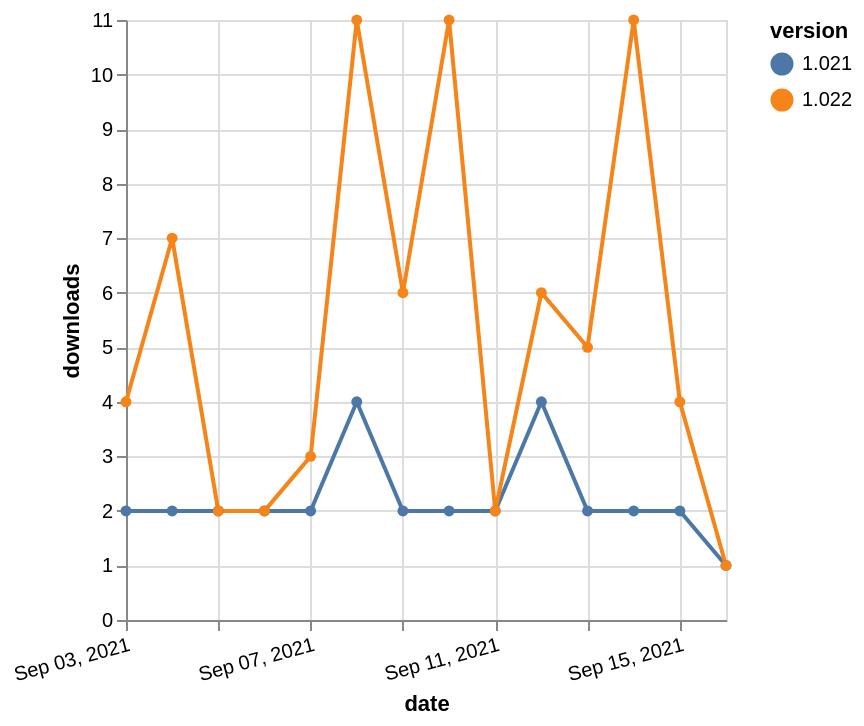

Specify this chart in Vega-Lite:
### Vega-Lite specification from a JSON file in a GitHub repository (floating-point values rounded to 4 significant figures)
{"$schema": "https://vega.github.io/schema/vega-lite/v5.json", "description": "A simple bar chart with embedded data.", "data": {"values": [{"date": "2021-09-03", "total": 3883, "delta": 2, "version": "1.021"}, {"date": "2021-09-04", "total": 3885, "delta": 2, "version": "1.021"}, {"date": "2021-09-05", "total": 3887, "delta": 2, "version": "1.021"}, {"date": "2021-09-06", "total": 3889, "delta": 2, "version": "1.021"}, {"date": "2021-09-07", "total": 3891, "delta": 2, "version": "1.021"}, {"date": "2021-09-08", "total": 3895, "delta": 4, "version": "1.021"}, {"date": "2021-09-09", "total": 3897, "delta": 2, "version": "1.021"}, {"date": "2021-09-10", "total": 3899, "delta": 2, "version": "1.021"}, {"date": "2021-09-11", "total": 3901, "delta": 2, "version": "1.021"}, {"date": "2021-09-12", "total": 3905, "delta": 4, "version": "1.021"}, {"date": "2021-09-13", "total": 3907, "delta": 2, "version": "1.021"}, {"date": "2021-09-14", "total": 3909, "delta": 2, "version": "1.021"}, {"date": "2021-09-15", "total": 3911, "delta": 2, "version": "1.021"}, {"date": "2021-09-16", "total": 3912, "delta": 1, "version": "1.021"}, {"date": "2021-09-03", "total": 3824, "delta": 4, "version": "1.022"}, {"date": "2021-09-04", "total": 3831, "delta": 7, "version": "1.022"}, {"date": "2021-09-05", "total": 3833, "delta": 2, "version": "1.022"}, {"date": "2021-09-06", "total": 3835, "delta": 2, "version": "1.022"}, {"date": "2021-09-07", "total": 3838, "delta": 3, "version": "1.022"}, {"date": "2021-09-08", "total": 3849, "delta": 11, "version": "1.022"}, {"date": "2021-09-09", "total": 3855, "delta": 6, "version": "1.022"}, {"date": "2021-09-10", "total": 3866, "delta": 11, "version": "1.022"}, {"date": "2021-09-11", "total": 3868, "delta": 2, "version": "1.022"}, {"date": "2021-09-12", "total": 3874, "delta": 6, "version": "1.022"}, {"date": "2021-09-13", "total": 3879, "delta": 5, "version": "1.022"}, {"date": "2021-09-14", "total": 3890, "delta": 11, "version": "1.022"}, {"date": "2021-09-15", "total": 3894, "delta": 4, "version": "1.022"}, {"date": "2021-09-16", "total": 3895, "delta": 1, "version": "1.022"}]}, "width": "container", "mark": {"type": "line", "point": {"filled": true}}, "encoding": {"x": {"field": "date", "type": "temporal", "timeUnit": "yearmonthdate", "title": "date", "axis": {"labelAngle": -15}}, "y": {"field": "delta", "type": "quantitative", "title": "downloads"}, "color": {"field": "version", "type": "nominal"}, "tooltip": {"field": "delta"}}}
